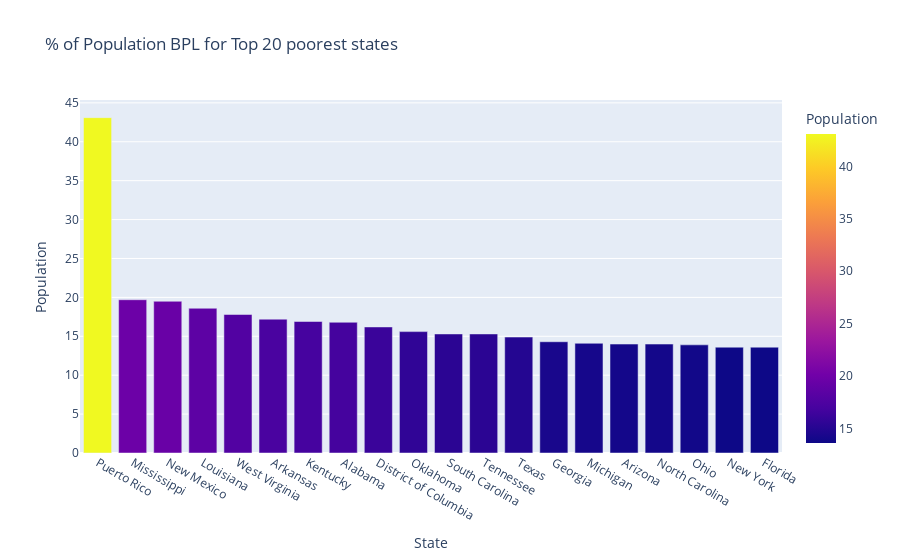

Source (notebook cell):
### Code cell
fig = px.bar(poverty_by_race_BPL_per, x='State', y='Population',title='% of Population BPL for Top 20 poorest states',color='Population')
fig.show()

### Figure 1 — Plotly figure (JSON) as saved in the notebook; plotly's stock layout.template omitted (floating-point values rounded to 4 significant figures)
{"data": [{"alignmentgroup": "True", "hovertemplate": "State=%{x}<br>Population=%{marker.color}<extra></extra>", "legendgroup": "", "marker": {"color": [43.1, 19.7, 19.5, 18.6, 17.8, 17.2, 16.9, 16.8, 16.2, 15.6, 15.3, 15.3, 14.9, 14.3, 14.1, 14, 14, 13.9, 13.6, 13.6], "coloraxis": "coloraxis"}, "name": "", "offsetgroup": "", "orientation": "v", "showlegend": false, "textposition": "auto", "type": "bar", "x": ["Puerto Rico", "Mississippi", "New Mexico", "Louisiana", "West Virginia", "Arkansas", "Kentucky", "Alabama", "District of Columbia", "Oklahoma", "South Carolina", "Tennessee", "Texas", "Georgia", "Michigan", "Arizona", "North Carolina", "Ohio", "New York", "Florida"], "xaxis": "x", "y": [43.1, 19.7, 19.5, 18.6, 17.8, 17.2, 16.9, 16.8, 16.2, 15.6, 15.3, 15.3, 14.9, 14.3, 14.1, 14, 14, 13.9, 13.6, 13.6], "yaxis": "y"}], "layout": {"barmode": "relative", "coloraxis": {"colorbar": {"title": {"text": "Population"}}, "colorscale": [[0, "#0d0887"], [0.1111, "#46039f"], [0.2222, "#7201a8"], [0.3333, "#9c179e"], [0.4444, "#bd3786"], [0.5556, "#d8576b"], [0.6667, "#ed7953"], [0.7778, "#fb9f3a"], [0.8889, "#fdca26"], [1, "#f0f921"]]}, "legend": {"tracegroupgap": 0}, "title": {"text": "% of Population BPL for Top 20 poorest states"}, "xaxis": {"anchor": "y", "domain": [0, 1], "title": {"text": "State"}}, "yaxis": {"anchor": "x", "domain": [0, 1], "title": {"text": "Population"}}}}
